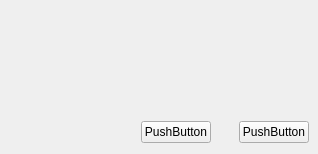
<?xml version="1.0" encoding="UTF-8"?>
<ui version="4.0">
 <class>isupdate</class>
 <widget class="QWidget" name="isupdate">
  <property name="geometry">
   <rect>
    <x>0</x>
    <y>0</y>
    <width>318</width>
    <height>154</height>
   </rect>
  </property>
  <property name="minimumSize">
   <size>
    <width>278</width>
    <height>118</height>
   </size>
  </property>
  <property name="maximumSize">
   <size>
    <width>350</width>
    <height>200</height>
   </size>
  </property>
  <property name="windowTitle">
   <string>language</string>
  </property>
  <widget class="QLabel" name="labelIco">
   <property name="geometry">
    <rect>
     <x>240</x>
     <y>10</y>
     <width>64</width>
     <height>31</height>
    </rect>
   </property>
   <property name="sizePolicy">
    <sizepolicy hsizetype="Preferred" vsizetype="Preferred">
     <horstretch>32</horstretch>
     <verstretch>32</verstretch>
    </sizepolicy>
   </property>
   <property name="minimumSize">
    <size>
     <width>16</width>
     <height>16</height>
    </size>
   </property>
   <property name="maximumSize">
    <size>
     <width>64</width>
     <height>64</height>
    </size>
   </property>
   <property name="text">
    <string/>
   </property>
  </widget>
  <widget class="QLabel" name="labelSelectLanguage">
   <property name="geometry">
    <rect>
     <x>20</x>
     <y>30</y>
     <width>281</width>
     <height>61</height>
    </rect>
   </property>
   <property name="text">
    <string/>
   </property>
  </widget>
  <widget class="QWidget" name="widget" native="true">
   <property name="geometry">
    <rect>
     <x>130</x>
     <y>110</y>
     <width>190</width>
     <height>40</height>
    </rect>
   </property>
   <layout class="QGridLayout" name="gridLayout">
    <item row="0" column="0">
     <widget class="QPushButton" name="pushButtonOK">
      <property name="sizePolicy">
       <sizepolicy hsizetype="Minimum" vsizetype="Fixed">
        <horstretch>70</horstretch>
        <verstretch>22</verstretch>
       </sizepolicy>
      </property>
      <property name="minimumSize">
       <size>
        <width>70</width>
        <height>22</height>
       </size>
      </property>
      <property name="maximumSize">
       <size>
        <width>70</width>
        <height>22</height>
       </size>
      </property>
      <property name="text">
       <string>PushButton</string>
      </property>
     </widget>
    </item>
    <item row="0" column="1">
     <spacer name="horizontalSpacer">
      <property name="orientation">
       <enum>Qt::Horizontal</enum>
      </property>
      <property name="sizeHint" stdset="0">
       <size>
        <width>20</width>
        <height>20</height>
       </size>
      </property>
     </spacer>
    </item>
    <item row="0" column="2">
     <widget class="QPushButton" name="pushButtonCancel">
      <property name="sizePolicy">
       <sizepolicy hsizetype="Minimum" vsizetype="Fixed">
        <horstretch>70</horstretch>
        <verstretch>22</verstretch>
       </sizepolicy>
      </property>
      <property name="minimumSize">
       <size>
        <width>70</width>
        <height>22</height>
       </size>
      </property>
      <property name="maximumSize">
       <size>
        <width>70</width>
        <height>22</height>
       </size>
      </property>
      <property name="text">
       <string>PushButton</string>
      </property>
     </widget>
    </item>
   </layout>
  </widget>
 </widget>
 <layoutdefault spacing="6" margin="11"/>
 <resources/>
 <connections/>
</ui>
